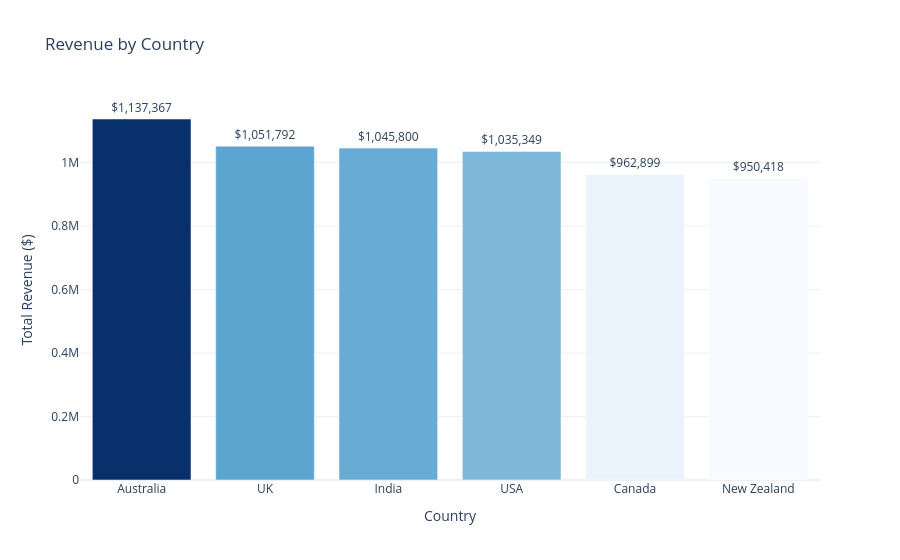

Write notebook code for a chart like this one.
### Markdown cell above
## 4. Geographic Breakdown

### Code cell
country_df = country_summary(df)

fig = px.bar(
    country_df,
    x='Country', y='Revenue',
    color='Revenue',
    color_continuous_scale='Blues',
    title='Revenue by Country',
    text=country_df['Revenue'].apply(lambda x: f'${x:,.0f}'),
    labels={'Revenue': 'Total Revenue ($)'}
)
fig.update_traces(textposition='outside')
fig.update_layout(coloraxis_showscale=False)
fig.show()

### Figure 1 — Plotly figure (JSON) as saved in the notebook; plotly's stock layout.template omitted (floating-point values rounded to 4 significant figures)
{"data": [{"hovertemplate": "Country=%{x}<br>Total Revenue ($)=%{marker.color}<br>text=%{text}<extra></extra>", "legendgroup": "", "marker": {"color": [1137000.0, 1052000.0, 1046000.0, 1035000.0, 962900.0, 950400.0], "coloraxis": "coloraxis", "pattern": {"shape": ""}}, "name": "", "orientation": "v", "showlegend": false, "text": ["$1,137,367", "$1,051,792", "$1,045,800", "$1,035,349", "$962,899", "$950,418"], "textposition": "outside", "type": "bar", "x": ["Australia", "UK", "India", "USA", "Canada", "New Zealand"], "xaxis": "x", "y": [1137000.0, 1052000.0, 1046000.0, 1035000.0, 962900.0, 950400.0], "yaxis": "y"}], "layout": {"barmode": "relative", "coloraxis": {"colorbar": {"title": {"text": "Total Revenue ($)"}}, "colorscale": [[0, "rgb(247,251,255)"], [0.125, "rgb(222,235,247)"], [0.25, "rgb(198,219,239)"], [0.375, "rgb(158,202,225)"], [0.5, "rgb(107,174,214)"], [0.625, "rgb(66,146,198)"], [0.75, "rgb(33,113,181)"], [0.875, "rgb(8,81,156)"], [1, "rgb(8,48,107)"]], "showscale": false}, "legend": {"tracegroupgap": 0}, "title": {"text": "Revenue by Country"}, "xaxis": {"anchor": "y", "domain": [0, 1], "title": {"text": "Country"}}, "yaxis": {"anchor": "x", "domain": [0, 1], "title": {"text": "Total Revenue ($)"}}}}
